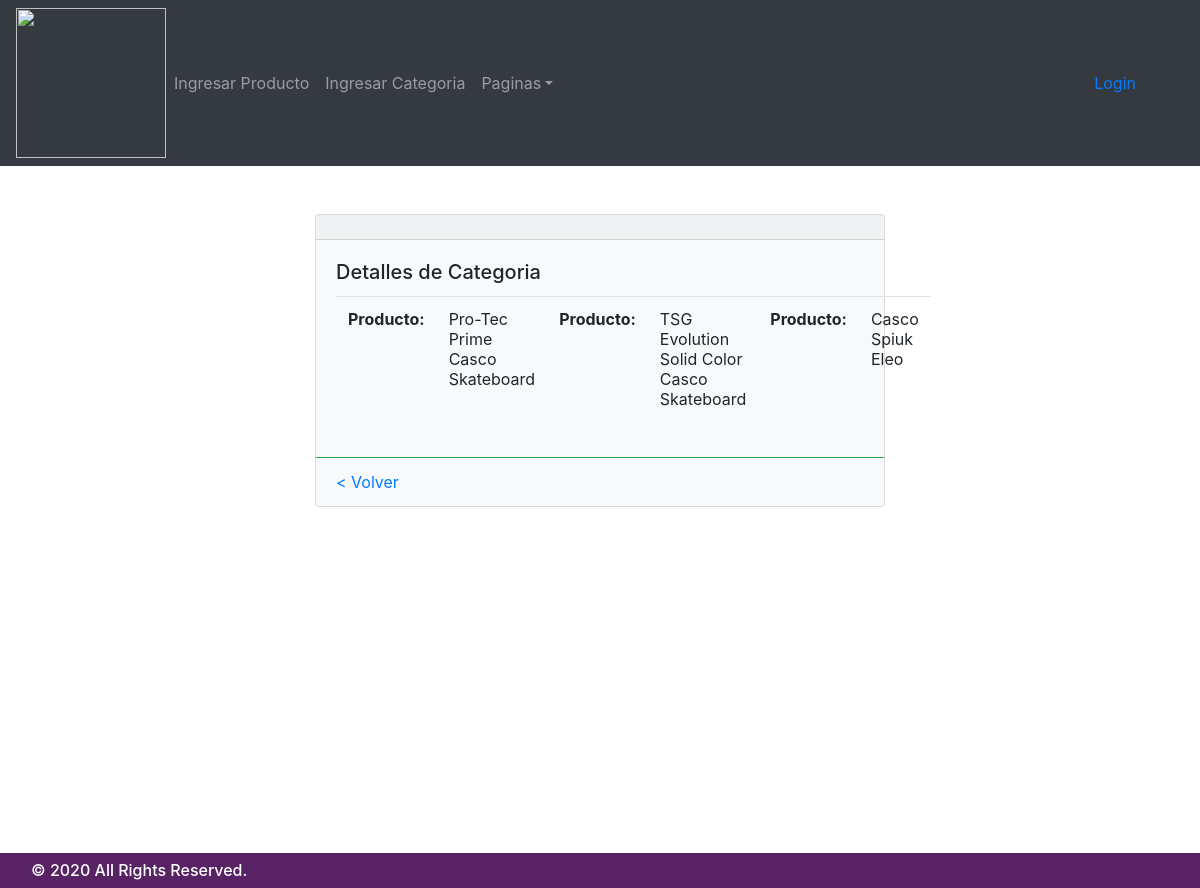
Page /?c=controller_prod_categories_admin&id_categorie=9 (signed in) on the committed database.
### tables this page shows
CREATE TABLE `products` (
  `id_product` int(11) NOT NULL,
  `name_product` varchar(255) NOT NULL,
  `id_categorie` int(11) NOT NULL,
  `price` int(11) NOT NULL,
  `quantity` int(11) NOT NULL,
  `description` text NOT NULL
);

### Model/admin_products.php (called while the page is built, shortened)
<?php
require_once 'Model/admin_categories.php';
class products
{
    public function __construct($pname_product = "", $pid_categorie = "", $pprice = "", $pquantity = "", $pdescription = "", $pid_product = 0)
    {
        if ($pid_categorie <> "") {
            $name_categorie = new categories();
            $this->name_categorie = $name_categorie->read_categ($pid_categorie)[0];
        }
        $this->name_product = $pname_product;
    }
    public function prod_categories($id_categorie = 0)
    {
        $rows = [];
        try {
            $sql = "SELECT * FROM products";
            $pdo = new connection();
            $pdo = $pdo->connect();
            if ($id_categorie) {
                $sql .= " WHERE id_categorie='$id_categorie'";
            }
            $result = $pdo->query($sql);
            foreach ($result->fetchAll() as $value) {
                $rows [] = new products($value['name_product'], $value['id_categorie'], $value['id_product']);
            }
        } catch (PDOException $ex) {
            error_log("Error en la funcion" . __FUNCTION__ . " en el archivo" . __FILE__ . " con el error " . $ex->getMessage());
        }
        return $rows;
    }
}

### Model/admin_categories.php (called while the page is built, shortened)
<?php
class categories
{
    public function read_categ($id = 0)
    {
        $rows = [];
        try {
            $sql = "SELECT * FROM categories";
            $pdo = new connection();
            $pdo = $pdo->connect();
            if ($id) {
                $sql .= " WHERE id_categorie='$id'";
            }
            $result = $pdo->query($sql);
            foreach ($result->fetchAll() as $value) {
                $rows [] = new categories($value['name_categorie'], $value['id_categorie']);
            }
        } catch (PDOException $ex) {
            derror_log("Error en la funcion" . __FUNCTION__ . " en el archivo" . __FILE__ . " con el error " . $ex->getMessage());
        }
        return $rows;
    }
}

### Views/view_show_product_admin.php (the view, shortened to what this page needs)
<div class="col-md-6 offset-md-3">
  <div class="card my-5 bg-light mb-3">
    <div class="card-header text-center">
    </div>
    <div class="card-body">
      <h5 class="card-title">Detalles de Categoria</h5>
      <table class="table">
	<tbody>
	  <tr>
	    <?php foreach ($rows as $row) { ?>
  	    <th scope="row">Producto:</th>
  	    <td><?php echo $row->name_product ?></td>
	    <?php } ?>
	  </tr>
	</tbody>
      </table>
    </div>
    <div class="card-footer bg-transparent border-success">
      <a href="?c=controller_show_categories_admin"> &lt; Volver</a>
    </div>
  </div>
</div>

### CSS/Style.css (style rules this page uses)
body { background-repeat: no-repeat; background-size: cover; }

### rows in the picture
products: name_product "Pro-Tec Prime Casco Skateboard"
products: name_product "TSG Evolution Solid Color Casco Skateboard"
products: name_product "Casco Spiuk Eleo"
